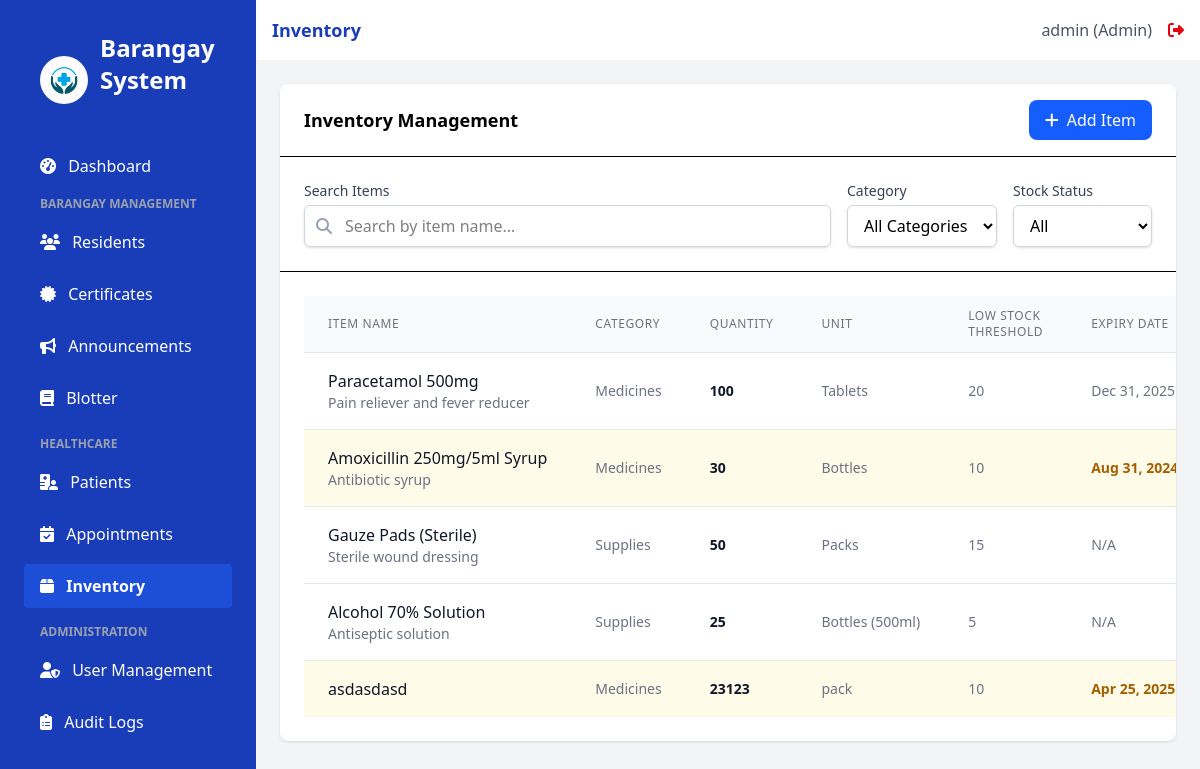
Page /inventory (signed in) on the committed database.
### app.py (models this page shows, shortened)
class User(UserMixin, db.Model):
    id = db.Column(db.Integer, primary_key=True)
    username = db.Column(db.String(100), unique=True, nullable=False)
    email = db.Column(db.String(100), unique=True, nullable=False)
    password_hash = db.Column(db.String(200), nullable=False)
    role = db.Column(db.String(20), nullable=False, default='staff')  # admin, doctor, nurse, staff
    created_at = db.Column(db.DateTime, default=datetime.utcnow)
    issued_certificates = db.relationship('Certificate', backref='issuer', lazy=True)

class InventoryItem(db.Model):
    id = db.Column(db.Integer, primary_key=True)
    name = db.Column(db.String(150), nullable=False)
    description = db.Column(db.Text)
    quantity = db.Column(db.Integer, default=0)
    unit = db.Column(db.String(50)) # e.g., 'pcs', 'boxes', 'bottles'
    category_id = db.Column(db.Integer, db.ForeignKey('inventory_category.id'))
    low_stock_threshold = db.Column(db.Integer, default=10)
    expiry_date = db.Column(db.Date, nullable=True)
    created_at = db.Column(db.DateTime, default=datetime.utcnow)
    updated_at = db.Column(db.DateTime, default=datetime.utcnow, onupdate=datetime.utcnow)
    transactions = db.relationship('InventoryTransaction', backref='item', lazy=True, cascade="all, delete-orphan")

class InventoryCategory(db.Model):
    id = db.Column(db.Integer, primary_key=True)
    name = db.Column(db.String(100), unique=True, nullable=False)
    description = db.Column(db.Text)
    items = db.relationship('InventoryItem', backref='category', lazy=True)

### app.py (the view, shortened to what this page needs)
@app.route('/inventory')
@login_required
@role_required(['admin', 'doctor', 'nurse', 'staff']) # Added 'doctor'
def inventory():
    categories = InventoryCategory.query.all()
    inventory_items = [] # Default to empty list
    low_stock = [] # Default to empty list
    schema_warning_flashed = False # Flag to avoid duplicate warnings
    try:
        inventory_items = InventoryItem.query.all()
    except Exception as e:
        flash('An unexpected error occurred while retrieving inventory items.', 'danger')
        app.logger.error(f"Unexpected error in /inventory (query.all): {e}")
    try:
        low_stock = InventoryItem.query.filter(InventoryItem.quantity <= InventoryItem.low_stock_threshold).all()
    except Exception as e:
        flash('An unexpected error occurred while retrieving low stock items.', 'danger')
        app.logger.error(f"Unexpected error in /inventory (low_stock query): {e}")
    today = date.today() # Get today's date
    return render_template('inventory.html',
                          title='Inventory',
                          categories=categories,
                          inventory=inventory_items, # Will be empty list if error occurred
                          low_stock=low_stock,       # Will be empty list if error occurred
                          today_date=today)

### app.py (called while the page is built)
@login_manager.user_loader
def load_user(user_id):
    return User.query.get(int(user_id))

def role_required(roles):
    def decorator(f):
        @wraps(f)
        def decorated_function(*args, **kwargs):
            if not current_user.is_authenticated or current_user.role not in roles:
                flash('You do not have permission to access this page.', 'danger')
                return redirect(url_for('login'))
            return f(*args, **kwargs)
        return decorated_function
    return decorator

### templates/inventory.html (shortened to what this page needs)
{% extends 'base.html' %}
{% block content %}
<div class="bg-white rounded-lg shadow">
    <div class="border-b px-6 py-4 flex items-center justify-between">
        <h2 class="font-semibold text-lg">Inventory Management</h2>
        <a href="{{ url_for('add_inventory_item') }}" class="bg-blue-600 hover:bg-blue-700 text-white px-4 py-2 rounded-lg flex items-center">
            <i class="fas fa-plus mr-2"></i> Add Item
        </a>
    </div>
    <div class="p-6 border-b">
        <div class="flex flex-col md:flex-row gap-4">
            <div class="flex-1">
                <label for="search" class="block text-sm font-medium text-gray-700 mb-1">Search Items</label>
                <div class="relative">
                    <div class="absolute inset-y-0 left-0 pl-3 flex items-center pointer-events-none">
                        <i class="fas fa-search text-gray-400"></i>
                    </div>
                    <input type="text" id="search" class="block w-full pl-10 pr-3 py-2 border border-gray-300 rounded-md shadow-sm focus:outline-none focus:ring-blue-500 focus:border-blue-500" placeholder="Search by item name...">
                </div>
            </div>
            <div>
                <label for="categoryFilter" class="block text-sm font-medium text-gray-700 mb-1">Category</label>
                <select id="categoryFilter" class="block w-full px-3 py-2 border border-gray-300 rounded-md shadow-sm focus:outline-none focus:ring-blue-500 focus:border-blue-500">
                    <option value="">All Categories</option>
                </select>
            </div>
            <div>
                <label for="stockStatus" class="block text-sm font-medium text-gray-700 mb-1">Stock Status</label>
                <select id="stockStatus" class="block w-full px-3 py-2 border border-gray-300 rounded-md shadow-sm focus:outline-none focus:ring-blue-500 focus:border-blue-500">
                    <option value="">All</option>
                </select>
            </div>
        </div>
    </div>
    <div class="p-6 overflow-x-auto">
        <table class="min-w-full divide-y divide-gray-200">
            <thead class="bg-gray-50">
                <tr>
                    <th scope="col" class="px-6 py-3 text-left text-xs font-medium text-gray-500 uppercase tracking-wider">Item Name</th>
                    <th scope="col" class="px-6 py-3 text-left text-xs font-medium text-gray-500 uppercase tracking-wider">Category</th>
                    <th scope="col" class="px-6 py-3 text-left text-xs font-medium text-gray-500 uppercase tracking-wider">Quantity</th>
                    <th scope="col" class="px-6 py-3 text-left text-xs font-medium text-gray-500 uppercase tracking-wider">Unit</th>
                    <th scope="col" class="px-6 py-3 text-left text-xs font-medium text-gray-500 uppercase tracking-wider">Low Stock Threshold</th>
                    <th scope="col" class="px-6 py-3 text-left text-xs font-medium text-gray-500 uppercase tracking-wider">Expiry Date</th>
                </tr>
            </thead>
            <tbody class="bg-white divide-y divide-gray-200">
                {% if inventory %}
                    {% for item in inventory %}
                    <tr class="{% if item.quantity <= item.low_stock_threshold %}bg-red-50 hover:bg-red-100{% elif item.expiry_date and item.expiry_date < today_date %}bg-yellow-50 hover:bg-yellow-100{% else %}hover:bg-gray-50{% endif %} transition-colors duration-150">
                        <td class="px-6 py-4 whitespace-nowrap">
                            <div class="font-medium text-gray-900">{{ item.name }}</div>
                            {% if item.description %}
                            <div class="text-sm text-gray-500">{{ item.description|truncate(50) }}</div>
                            {% endif %}
                        </td>
                        <td class="px-6 py-4 whitespace-nowrap text-sm text-gray-500">
                            {{ item.category.name if item.category else 'Uncategorized' }}
                        </td>
                        <td class="px-6 py-4 whitespace-nowrap text-sm font-semibold {% if item.quantity <= item.low_stock_threshold %}text-red-600{% else %}text-gray-900{% endif %}">
                            {{ item.quantity }}
                        </td>
                        <td class="px-6 py-4 whitespace-nowrap text-sm text-gray-500">
                            {{ item.unit }}
                        </td>
                        <td class="px-6 py-4 whitespace-nowrap text-sm text-gray-500">
                            {{ item.low_stock_threshold }}
                        </td>
                        <td class="px-6 py-4 whitespace-nowrap text-sm {% if item.expiry_date and item.expiry_date < today_date %}text-yellow-700 font-semibold{% else %}text-gray-500{% endif %}">
                            {{ item.expiry_date.strftime('%b %d, %Y') if item.expiry_date else 'N/A' }}
                        </td>
                    </tr>
                    {% endfor %}
                {% else %}
                    <tr>
                        <td colspan="7" class="px-6 py-4 text-center text-sm text-gray-500">
                            No inventory items found. <a href="{{ url_for('add_inventory_item') }}" class="text-blue-600 hover:underline">Add the first item</a>.
                        </td>
                    </tr>
                {% endif %}
            </tbody>
        </table>
    </div>
</div>
{% endblock %}

### templates/base.html (shortened to what this page needs)
<!DOCTYPE html>
<html lang="en">
<head>
    <script src="https://cdn.jsdelivr.net/npm/@tailwindcss/browser@4"></script>
    <link rel="stylesheet" href="https://cdnjs.cloudflare.com/ajax/libs/font-awesome/6.4.0/css/all.min.css">
</head>
<body class="bg-gray-50 flex h-screen">
    <div class="bg-blue-800 text-white w-64 py-4 flex-shrink-0 hidden md:block">
        <div class="px-6">
            <div class="p-4 flex items-center">
                <img src="{{ url_for('static', filename='images/logo.jpg') }}" alt="Barangay Logo" class="h-12 w-12 mr-3 rounded-full">
                <h1 class="text-2xl font-bold mb-8">Barangay System</h1>
            </div>
            <nav>
                <a href="{{ url_for('index') }}" class="sidebar-link block py-2.5 px-4 rounded transition duration-200 {% if request.path == url_for('index') %}sidebar-active{% else %}hover:bg-blue-700{% endif %} mb-2">
                    <i class="fas fa-tachometer-alt mr-2"></i> Dashboard
                </a>
                {% if current_user.role != 'doctor' and current_user.role != 'nurse' %}
                <div class="mb-4">
                    <p class="text-xs uppercase text-gray-400 font-semibold mb-2 pl-4">Barangay Management</p>
                    <a href="{{ url_for('residents') }}" class="sidebar-link block py-2.5 px-4 rounded transition duration-200 {% if request.path == url_for('residents') %}sidebar-active{% else %}hover:bg-blue-700{% endif %} mb-2">
                        <i class="fas fa-users mr-2"></i> Residents
                    </a>
                    <a href="{{ url_for('certificates') }}" class="sidebar-link block py-2.5 px-4 rounded transition duration-200 {% if request.path == url_for('certificates') %}sidebar-active{% else %}hover:bg-blue-700{% endif %} mb-2">
                        <i class="fas fa-certificate mr-2"></i> Certificates
                    </a>
                    <a href="{{ url_for('announcements') }}" class="sidebar-link block py-2.5 px-4 rounded transition duration-200 {% if request.path == url_for('announcements') %}sidebar-active{% else %}hover:bg-blue-700{% endif %} mb-2">
                        <i class="fas fa-bullhorn mr-2"></i> Announcements
                    </a>
                    <a href="{{ url_for('blotter') }}" class="sidebar-link block py-2.5 px-4 rounded transition duration-200 {% if request.path.startswith('/blotter') %}sidebar-active{% else %}hover:bg-blue-700{% endif %} mb-2">
                        <i class="fas fa-book mr-2"></i> Blotter
                    </a>
                </div>
                {% endif %}
                {% if current_user.role != 'staff' %}
                <div class="mb-4">
                    <p class="text-xs uppercase text-gray-400 font-semibold mb-2 pl-4">Healthcare</p>
                    <a href="{{ url_for('patients') }}" class="sidebar-link block py-2.5 px-4 rounded transition duration-200 {% if request.path == url_for('patients') %}sidebar-active{% else %}hover:bg-blue-700{% endif %} mb-2">
                        <i class="fas fa-hospital-user mr-2"></i> Patients
                    </a>
                    <a href="{{ url_for('appointments') }}" class="sidebar-link block py-2.5 px-4 rounded transition duration-200 {% if request.path == url_for('appointments') %}sidebar-active{% else %}hover:bg-blue-700{% endif %} mb-2">
                        <i class="fas fa-calendar-check mr-2"></i> Appointments
                    </a>
                    <a href="{{ url_for('inventory') }}" class="sidebar-link block py-2.5 px-4 rounded transition duration-200 {% if request.path == url_for('inventory') %}sidebar-active{% else %}hover:bg-blue-700{% endif %} mb-2">
                        <i class="fas fa-box mr-2"></i> Inventory
                    </a>
                </div>
                {% endif %}
                {% if current_user.is_authenticated and current_user.role == 'admin' %}
                <div class="mb-4">
                    <p class="text-xs uppercase text-gray-400 font-semibold mb-2 pl-4">Administration</p>
                    <a href="{{ url_for('users') }}" class="sidebar-link block py-2.5 px-4 rounded transition duration-200 {% if request.path == url_for('users') %}sidebar-active{% else %}hover:bg-blue-700{% endif %} mb-2">
                        <i class="fas fa-user-shield mr-2"></i> User Management
                    </a>
                    <a href="{{ url_for('audit_logs') }}" class="sidebar-link block py-2.5 px-4 rounded transition duration-200 {% if request.path == url_for('audit_logs') %}sidebar-active{% else %}hover:bg-blue-700{% endif %} mb-2">
                        <i class="fas fa-clipboard-list mr-2"></i> Audit Logs
                    </a>
                </div>
                {% endif %}
            </nav>
        </div>
    </div>
    <div class="flex-1 flex flex-col overflow-hidden">
        <header class="bg-white shadow-sm py-4 px-4">
            <div class="flex items-center justify-between">
                <div class="text-lg font-semibold text-blue-800">{{ title }}</div>
                {% if current_user.is_authenticated %}
                <div class="flex items-center">
                    <span class="text-gray-600 mr-4">{{ current_user.username }} ({{ current_user.role|capitalize }})</span>
                    <a href="{{ url_for('logout') }}" class="text-red-600 hover:text-red-800">
                        <i class="fas fa-sign-out-alt"></i>
                    </a>
                </div>
                {% endif %}
            </div>
        </header>
        <main class="flex-1 overflow-x-hidden overflow-y-auto bg-gray-100 p-6">
            {% block content %}{% endblock %}
        </main>
    </div>
</body>
</html>

### templates/base.html (style rules this page uses)
.sidebar-active { background-color: #1D4ED8; color: white; font-weight: 600; }

### rows in the picture
User: username "admin", role "Admin"
InventoryItem: name "Paracetamol 500mg", description "Pain reliever and fever reducer", category "Medicines", quantity "100", unit "Tablets", low_stock_threshold "20", expiry_date "Dec 31, 2025"
InventoryItem: name "Amoxicillin 250mg/5ml Syrup", description "Antibiotic syrup", category "Medicines", quantity "30", unit "Bottles", low_stock_threshold "10", expiry_date "Aug 31,…"
InventoryItem: name "Gauze Pads (Sterile)", description "Sterile wound dressing", category "Supplies", quantity "50", unit "Packs", low_stock_threshold "15", expiry_date "N/A"
InventoryItem: name "Alcohol 70% Solution", description "Antiseptic solution", category "Supplies", quantity "25", unit "Bottles (500ml)", low_stock_threshold "5", expiry_date "N/A"
InventoryItem: name "asdasdasd", category "Medicines", quantity "23123", unit "pack", low_stock_threshold "10", expiry_date "Apr 25, 2025…"

### other values in the picture
{{ title }} "Inventory"
